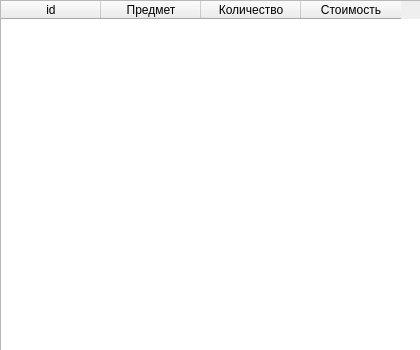
<?xml version="1.0" encoding="UTF-8"?>
<ui version="4.0">
 <class>Form</class>
 <widget class="QWidget" name="Form">
  <property name="geometry">
   <rect>
    <x>0</x>
    <y>0</y>
    <width>420</width>
    <height>350</height>
   </rect>
  </property>
  <property name="windowTitle">
   <string>Список</string>
  </property>
  <widget class="QWidget" name="verticalLayoutWidget">
   <property name="geometry">
    <rect>
     <x>0</x>
     <y>0</y>
     <width>421</width>
     <height>351</height>
    </rect>
   </property>
   <layout class="QVBoxLayout" name="verticalLayout">
    <item>
     <widget class="QTableWidget" name="tableWidget">
      <property name="enabled">
       <bool>true</bool>
      </property>
      <property name="editTriggers">
       <set>QAbstractItemView::NoEditTriggers</set>
      </property>
      <attribute name="horizontalHeaderCascadingSectionResizes">
       <bool>true</bool>
      </attribute>
      <attribute name="horizontalHeaderStretchLastSection">
       <bool>false</bool>
      </attribute>
      <attribute name="verticalHeaderCascadingSectionResizes">
       <bool>true</bool>
      </attribute>
      <column>
       <property name="text">
        <string>id</string>
       </property>
      </column>
      <column>
       <property name="text">
        <string>Предмет</string>
       </property>
      </column>
      <column>
       <property name="text">
        <string>Количество</string>
       </property>
      </column>
      <column>
       <property name="text">
        <string>Стоимость</string>
       </property>
      </column>
     </widget>
    </item>
   </layout>
  </widget>
 </widget>
 <resources/>
 <connections/>
</ui>
